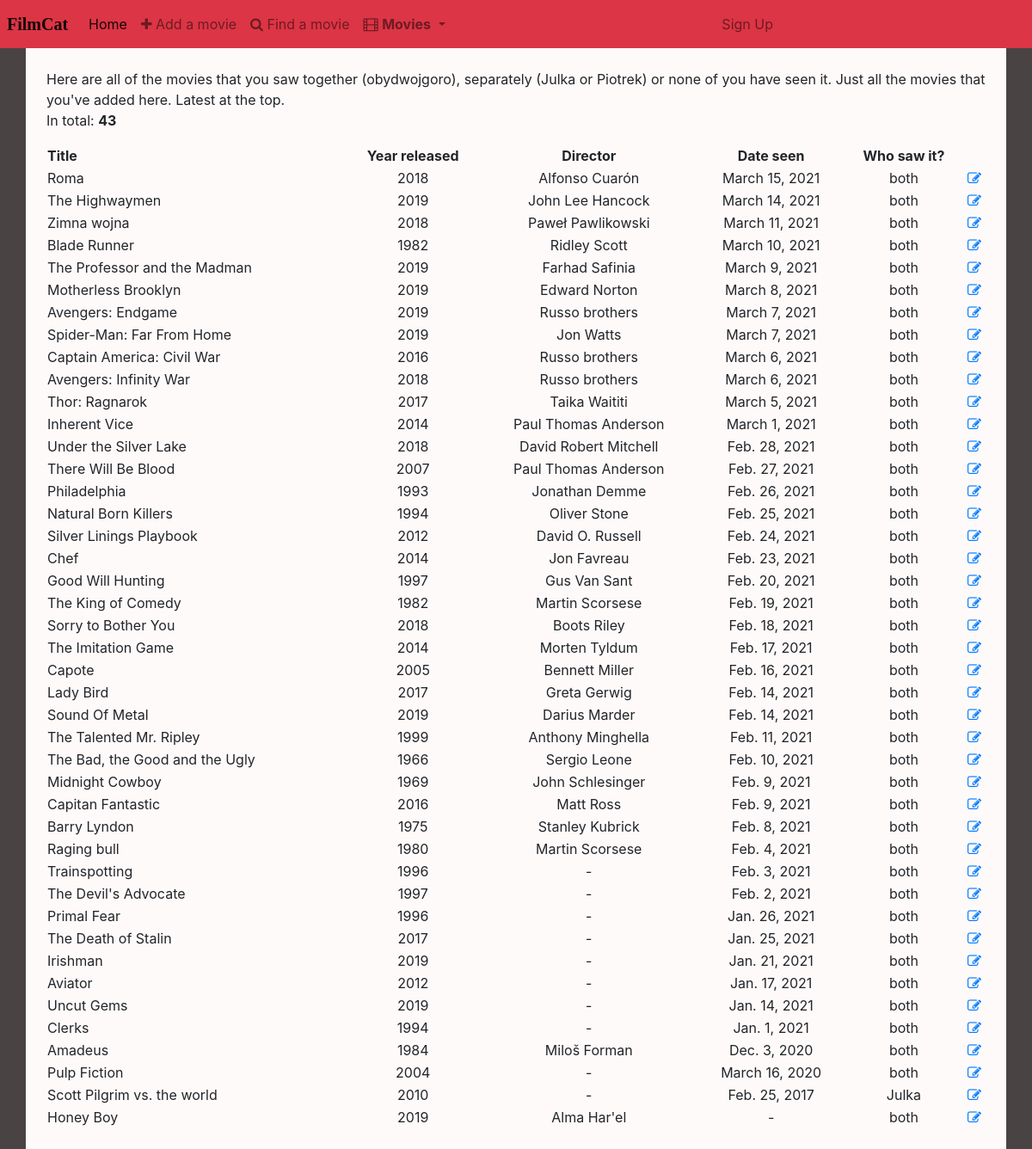
/all_movies/, run on the app's committed database.
### filmcatapp/models.py (models this page shows, shortened)
class Movie(models.Model):
    BOTH = 'BT'
    NOBODY = 'NB'
    JULKASEEN = 'JK'
    PIOTREKSEEN = 'PK'
    SEEN_CHOICES = [
        (BOTH, 'both'),
        (NOBODY, 'nobody'),
        (JULKASEEN, 'Julka'),
        (PIOTREKSEEN, 'Piotrek')
    ]
    title = models.CharField(max_length=100, primary_key=True, unique=True)
    release_year = models.PositiveSmallIntegerField(blank=True, null=True,)
    date_seen = models.DateField(blank=True, null=True)
    seen_by = models.CharField(
        choices=SEEN_CHOICES,
        max_length=2,
        blank=False,
        default='NB'
    )
    director = models.CharField(max_length=50, blank=True, null=True)
    tags = models.CharField(max_length=2500, blank=True, null=True)

### filmcatapp/views.py (the view)
# urls.py: path('all_movies/', views.all_movies),
def all_movies(request):
    movies_all = Movie.objects.all().order_by('-date_seen')
    args = {'movies': movies_all}
    template_name = 'filmcatapp/all_movies.html'
    return render(request, template_name, args)

### filmcatapp/templates/filmcatapp/all_movies.html
{% extends 'base.html' %}
{% block content %}
  <p>Here are all of the movies that you saw together (obydwojgoro), separately (Julka or Piotrek) or none of you have seen it. Just all the movies that you've added here. Latest at the top.<br>
    In total: <b>{{movies|length}}</b>
  </p>
  <table id="movie_table" class="sortable">
    <tr>
      <th style="text-align:left !important;">Title</th>
      <th>Year released</th>
      <th>Director</th>
      <th>Date seen</th>
      <th>Who saw it?</th>
      <th></th>
    </tr>
    {% for movie in movies %}
    <tr>
      <td style="text-align:left !important;">{{ movie.title }}</td>
      <td>{{ movie.release_year }}</td>
      {% if movie.director is None %}
      <td>-</td>
      {% else %}
      <td>{{ movie.director }}</td>
      {% endif %}
      {% if movie.date_seen is None %}
      <td>-</td>
      {% else %}
      <td>{{ movie.date_seen }}</td>
      {% endif %}
      <td>{{ movie.get_seen_by_display }}</td>
      <td> <a href="/edit_movie/{{ movie.title }}"> <i class="fa fa-edit"></i> </a></td>
    {% endfor %}
    </tr>
  </table>
{% endblock %}

### filmcatapp/static/filmcatapp/style.css (style rules this page uses)
body { background-color: #494343; }
#movie_table { width: 100%; text-align: center; }

### data on the page
Movie: title "Roma", release_year "2018", director "Alfonso Cuarón", date_seen "March 15, 2021", seen_by "both"
Movie: title "The Highwaymen", release_year "2019", director "John Lee Hancock", date_seen "March 14, 2021", seen_by "both"
Movie: title "Zimna wojna", release_year "2018", director "Paweł Pawlikowski", date_seen "March 11, 2021", seen_by "both"
Movie: title "Blade Runner", release_year "1982", director "Ridley Scott", date_seen "March 10, 2021", seen_by "both"
Movie: title "The Professor and the Madman", release_year "2019", director "Farhad Safinia", date_seen "March 9, 2021", seen_by "both"
Movie: title "Motherless Brooklyn", release_year "2019", director "Edward Norton", date_seen "March 8, 2021", seen_by "both"
Movie: title "Avengers: Endgame", release_year "2019", director "Russo brothers", date_seen "March 7, 2021", seen_by "both"
Movie: title "Spider-Man: Far From Home", release_year "2019", director "Jon Watts", date_seen "March 7, 2021", seen_by "both"
Movie: title "Captain America: Civil War", release_year "2016", director "Russo brothers", date_seen "March 6, 2021", seen_by "both"
Movie: title "Avengers: Infinity War", release_year "2018", director "Russo brothers", date_seen "March 6, 2021", seen_by "both"
Movie: title "Thor: Ragnarok", release_year "2017", director "Taika Waititi", date_seen "March 5, 2021", seen_by "both"
Movie: title "Inherent Vice", release_year "2014", director "Paul Thomas Anderson", date_seen "March 1, 2021", seen_by "both"
Movie: title "Under the Silver Lake", release_year "2018", director "David Robert Mitchell", date_seen "Feb. 28, 2021", seen_by "both"
Movie: title "There Will Be Blood", release_year "2007", director "Paul Thomas Anderson", date_seen "Feb. 27, 2021", seen_by "both"
Movie: title "Philadelphia", release_year "1993", director "Jonathan Demme", date_seen "Feb. 26, 2021", seen_by "both"
Movie: title "Natural Born Killers", release_year "1994", director "Oliver Stone", date_seen "Feb. 25, 2021", seen_by "both"
Movie: title "Silver Linings Playbook", release_year "2012", director "David O. Russell", date_seen "Feb. 24, 2021", seen_by "both"
Movie: title "Chef", release_year "2014", director "Jon Favreau", date_seen "Feb. 23, 2021", seen_by "both"
Movie: title "Good Will Hunting", release_year "1997", director "Gus Van Sant", date_seen "Feb. 20, 2021", seen_by "both"
Movie: title "The King of Comedy", release_year "1982", director "Martin Scorsese", date_seen "Feb. 19, 2021", seen_by "both"
Movie: title "Sorry to Bother You", release_year "2018", director "Boots Riley", date_seen "Feb. 18, 2021", seen_by "both"
Movie: title "The Imitation Game", release_year "2014", director "Morten Tyldum", date_seen "Feb. 17, 2021", seen_by "both"
Movie: title "Capote", release_year "2005", director "Bennett Miller", date_seen "Feb. 16, 2021", seen_by "both"
Movie: title "Lady Bird", release_year "2017", director "Greta Gerwig", date_seen "Feb. 14, 2021", seen_by "both"
Movie: title "Sound Of Metal", release_year "2019", director "Darius Marder", date_seen "Feb. 14, 2021", seen_by "both"
Movie: title "The Talented Mr. Ripley", release_year "1999", director "Anthony Minghella", date_seen "Feb. 11, 2021", seen_by "both"
Movie: title "The Bad, the Good and the Ugly", release_year "1966", director "Sergio Leone", date_seen "Feb. 10, 2021", seen_by "both"
Movie: title "Midnight Cowboy", release_year "1969", director "John Schlesinger", date_seen "Feb. 9, 2021", seen_by "both"
Movie: title "Capitan Fantastic", release_year "2016", director "Matt Ross", date_seen "Feb. 9, 2021", seen_by "both"
Movie: title "Barry Lyndon", release_year "1975", director "Stanley Kubrick", date_seen "Feb. 8, 2021", seen_by "both"
Movie: title "Raging bull", release_year "1980", director "Martin Scorsese", date_seen "Feb. 4, 2021", seen_by "both"
Movie: title "Trainspotting", release_year "1996", date_seen "Feb. 3, 2021", seen_by "both"
Movie: title "The Devil's Advocate", release_year "1997", date_seen "Feb. 2, 2021", seen_by "both"
Movie: title "Primal Fear", release_year "1996", date_seen "Jan. 26, 2021", seen_by "both"
Movie: title "The Death of Stalin", release_year "2017", date_seen "Jan. 25, 2021", seen_by "both"
Movie: title "Irishman", release_year "2019", date_seen "Jan. 21, 2021", seen_by "both"
Movie: title "Aviator", release_year "2012", date_seen "Jan. 17, 2021", seen_by "both"
Movie: title "Uncut Gems", release_year "2019", date_seen "Jan. 14, 2021", seen_by "both"
Movie: title "Clerks", release_year "1994", date_seen "Jan. 1, 2021", seen_by "both"
Movie: title "Amadeus", release_year "1984", director "Miloš Forman", date_seen "Dec. 3, 2020", seen_by "both"
Movie: title "Pulp Fiction", release_year "2004", date_seen "March 16, 2020", seen_by "both"
Movie: title "Scott Pilgrim vs. the world", release_year "2010", date_seen "Feb. 25, 2017", seen_by "Julka"
Movie: title "Honey Boy", release_year "2019", director "Alma Har'el", seen_by "both"

### other printed values
{{ movies|length }} "43"
